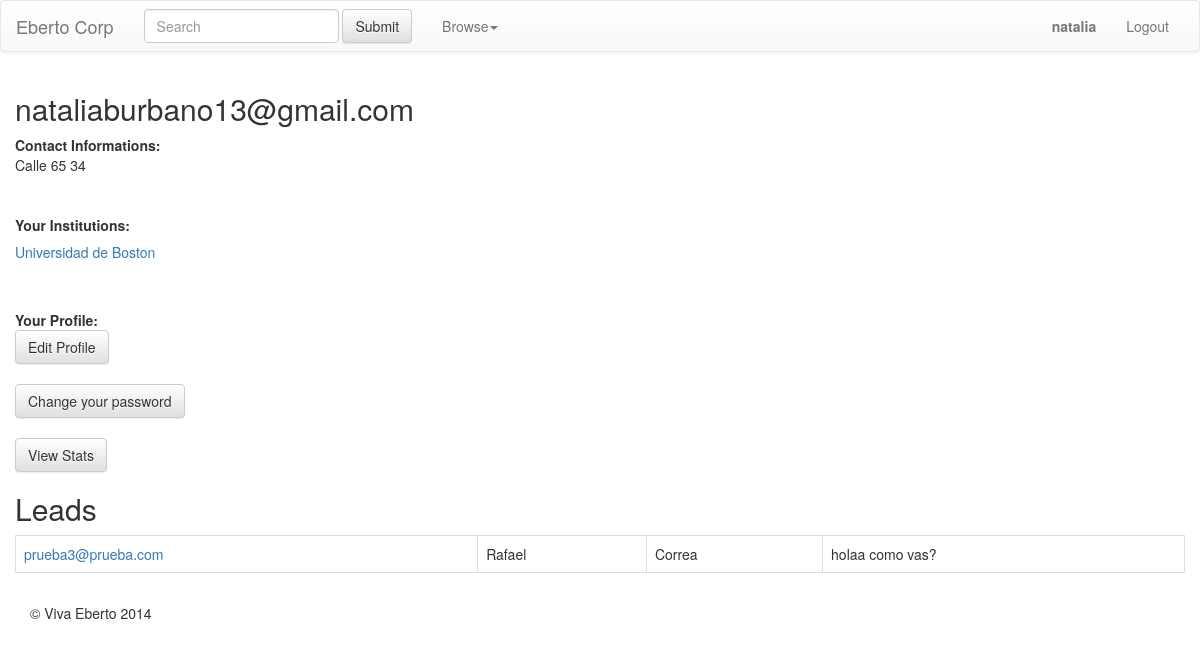
Screenshot of /accounts/user/natalia/ (signed in) with the database file from the repository.
### accounts/models.py (models this page shows, shortened)
class UserProfile(models.Model):
    user = models.OneToOneField(User, related_name='profile')
    about_me = models.TextField(null=True, blank=True)
    gender = models.CharField(max_length=40, choices=GENDERS_TYPES, blank=True)
    birth = models.DateTimeField(blank=True, null=True)
    location = models.ManyToManyField(Location, related_name='homecountry')
    address = models.CharField(max_length=254, blank=True)
    zipcode = models.CharField(max_length=56, blank=True)
    phone = models.CharField(max_length=56, blank=True)
    countries_interested = models.ManyToManyField(Location, blank=True, related_name='countries interested')
    areas_interested = models.ManyToManyField(StudyArea, blank=True)
    levels_interested = models.ManyToManyField(StudyLevel, blank=True)
    languages_interested= models.ManyToManyField(LanguageCourse, blank=True)
    def account_verified(self):
		if self.user.is_authenticated:
			result = EmailAddress.objects.filter(email=self.user.email)
			if len(result):
				return result[0].verified
				return False

class ClientProfile(models.Model):
    user = models.OneToOneField(User, related_name='client')
    gender = models.CharField(max_length=40, choices=GENDERS_TYPES, blank=True)
    location = models.ManyToManyField(Location)
    address = models.CharField(max_length=254, blank=True)
    zipcode = models.CharField(max_length=56, blank=True)
    phone = models.CharField(max_length=56, blank=True)

### institution/models.py (models this page shows, shortened)
class Institution(models.Model):
    client = models.ForeignKey(ClientProfile)
    name_institution = models.CharField(max_length=114, unique=True)
    docfile = models.FileField(upload_to='profiles/', blank=True, null=True)
    short_description = models.TextField(max_length=255, null=True)
    slug = models.SlugField(unique=True, max_length=255)
    location = models.ForeignKey(Location)
    address = models.CharField(max_length=254, blank=True, null=True)
    contact_email = models.EmailField(blank=True, null=True)
    contact_website = models.CharField(max_length=255, blank=True)
    phone = models.IntegerField(max_length=10, blank=True, null=True)
    content = models.TextField(max_length=2000, null=True)
    published = models.BooleanField(default=True)
    is_premium = models.BooleanField(default=False)
    is_featured = models.BooleanField(default=False)
    type_institution = models.CharField(max_length=40, choices=INSTITUTION_TYPES, null=True)
    level_study = models.ManyToManyField(StudyLevel, null=True)
    course_language = models.ManyToManyField(LanguageCourse, null=True)
    study_area = models.ManyToManyField(StudyArea, null=True)
    created = models.DateTimeField(auto_now_add=True)
    class Meta:
        ordering = ['-name_institution']
        """ def __unicode__(self):
        return '%s %s %s %s %s %s %s %s %s %s %s %s %s %s %s %s %s' % (self.client, self.name_institution, self.address, self.location, self.slug, self.contact_email,
        self.contact_website, self.short_description, self.content, self.published, self.is_premium,
        self.is_featured, self.created, self.type_institution, self.level_study, self.study_area, self.course_language)"""
    def __unicode__(self):
        return '%s' % self.name_institution

### requestforms/models.py (models this page shows, shortened)
class Enquiry(models.Model):
	student = models.ForeignKey(UserProfile, null=True, blank=True, default = None)
	client = models.ForeignKey(ClientProfile , null=True, blank=True, default = None)
	enquiry_type = models.CharField(max_length=2, choices=ENQUIRY_TYPES, blank=True)
	first_name = models.CharField(max_length=114, blank=False)
	last_name = models.CharField(max_length=114, blank=False)
	gender = models.CharField(max_length=40, choices=GENDERS_TYPES, blank=False)
	country_interested = models.ForeignKey(Location, related_name='Country_Interested', null=True, blank=True, default = None)
	email = models.EmailField(blank=False)
	country = models.ForeignKey(Location)
	address = models.CharField(max_length=254, blank=True, null=True)
	zipcode = models.CharField(max_length=56, blank=True)
	phone = models.IntegerField(max_length=10, blank=False)
	content = models.TextField(max_length=2000, null=True)
	expected_time = models.CharField(max_length=40, choices=PLANNED_TIME, null=False)
	more_info = models.CharField(max_length=60, blank=True)
	study_level_interested = models.ManyToManyField(StudyLevel, blank=True)
	area_interested = models.ManyToManyField(StudyArea, blank=True)
	institution_interested = models.ManyToManyField(Institution, blank=True)
	suscribed = models.BooleanField(default=True)
	created = models.DateTimeField(auto_now_add=True)

### accounts/views.py (the view)
# urls.py: url(r'^user/(?P<slug>\w+)/$', auth(views.accounts_view), name='user_profile'),
def accounts_view(request, slug):
    clients = ClientProfile.objects.filter(user=request.user)
    if clients:
        return ClientProfileDetailView(request, slug)
    else:
        return UserProfileDetailView(request, slug)

### accounts/views.py (called while the page is built)
def ClientProfileDetailView(request, slug):
    client = get_object_or_404(ClientProfile, user=request.user)
    institutions = Institution.objects.filter(client=client.id)
    enquiries = Enquiry.objects.filter(client=client)
    return render_to_response("account/client/client_profile.html", locals(),
        context_instance=RequestContext(request))

### templates/account/client/client_profile.html (shortened to what this page needs)
{% extends 'base.html' %}
{% block content %}
<div class="span12">
<h2>{{ user.email }}</h2>
<address>
  <strong>Contact Informations:</strong><br>
  <p>{{ client.address }}</p>
</address>
<br>
 <strong>Your Institutions:</strong>
  {% for q in institutions %}
    <h5><a href="{% url 'client_edit_institution' q.id %}">{{ q.name_institution }}</a></h5>
  {% endfor %}
<br><br>
 <strong>Your Profile:</strong><br>
  <a class="btn btn-default" href="{% url 'client_edit_profile' %}" role="button">Edit Profile</a></button>
<br><br>
<a class="btn btn-default" href="{% url 'account_change_password' %}" role="button">Change your password</a>
<br><br>
<a class="btn btn-default" href="{% url 'account_change_password' %}" role="button">View Stats</a>
<h2>Leads</h2>
<div class="table-responsive" >
	<table class="table table-bordered">
  		<tbody>
 		{% for en in enquiries %}
 		<tr>
 			<td>
				 <a>{{ en.email }} </a>
			</td>
			<td>{{ en.first_name }}</td>
			<td>{{ en.last_name }}</td>
			<td>{{ en.content }}</td>
		</tr>
		{% endfor %}
	</tbody>
</table>
</div>
</div>
{% endblock %}

### templates/base.html (shortened to what this page needs)
<!DOCTYPE html>
<html lang="en">
    <head>
        <link rel="stylesheet" href="/static/css/main.css">
        <link rel="stylesheet" href="//netdna.bootstrapcdn.com/bootstrap/3.1.1/css/bootstrap.min.css">
        <link rel="stylesheet" href="//netdna.bootstrapcdn.com/bootstrap/3.1.1/css/bootstrap-theme.min.css">
    </head>
    <body>
<nav class="navbar navbar-default" role="navigation">
  <div class="container-fluid">
    <div class="navbar-header">
      <a class="navbar-brand" href="#">Eberto Corp</a>
    </div>
    <div class="collapse navbar-collapse" id="bs-example-navbar-collapse-1">
      <form class="navbar-form navbar-left" role="search" action="/institution/results?q=" >
        <div class="form-group">
          <input type="text" class="form-control" name="q" id="id_q" placeholder="Search">
        </div>
        <button type="submit" class="btn btn-default">Submit</button>
      </form>
       <ul class="nav navbar-nav">
        <li class="dropdown">
          <a href="#" class="dropdown-toggle" data-toggle="dropdown">Browse<b class="caret"></b></a>
        </li>
      </ul>
      <ul class="nav navbar-nav navbar-right">
        {% if request.user.is_authenticated %}
        <li> <a href="{% url 'user_profile' slug=user.username %}"><b>{{ user.profile.user }} </b></a> </li>
        <li> <a href="/accounts/logout/" class="pull-right">Logout</a></li>
        {% else %}
        <li> <a href="/accounts/login/" class="pull-right">Login</a></li>
        <li> <a href="/accounts/signup/" class="pull-right">Sign Up</a></li>
        {% endif %}
      </ul>
    </div>
  </div>
</nav>
<div class="container">
            <div class="row">
                {% block content %}{% endblock %}
            </div>
            <footer>
                <p><p>&copy; Viva Eberto 2014</p></p>
            </footer>
  </div>
    </body>
</html>

### rows the page displays
ClientProfile: address "Calle 65 34"
Institution: name_institution "Universidad de Boston"
Enquiry: email "prueba3@prueba.com", first_name "Rafael", last_name "Correa", content "holaa como vas?"

### other values shown
{{ user.profile.user }} "natalia"
{{ user.email }} "nataliaburbano13@gmail.com"
